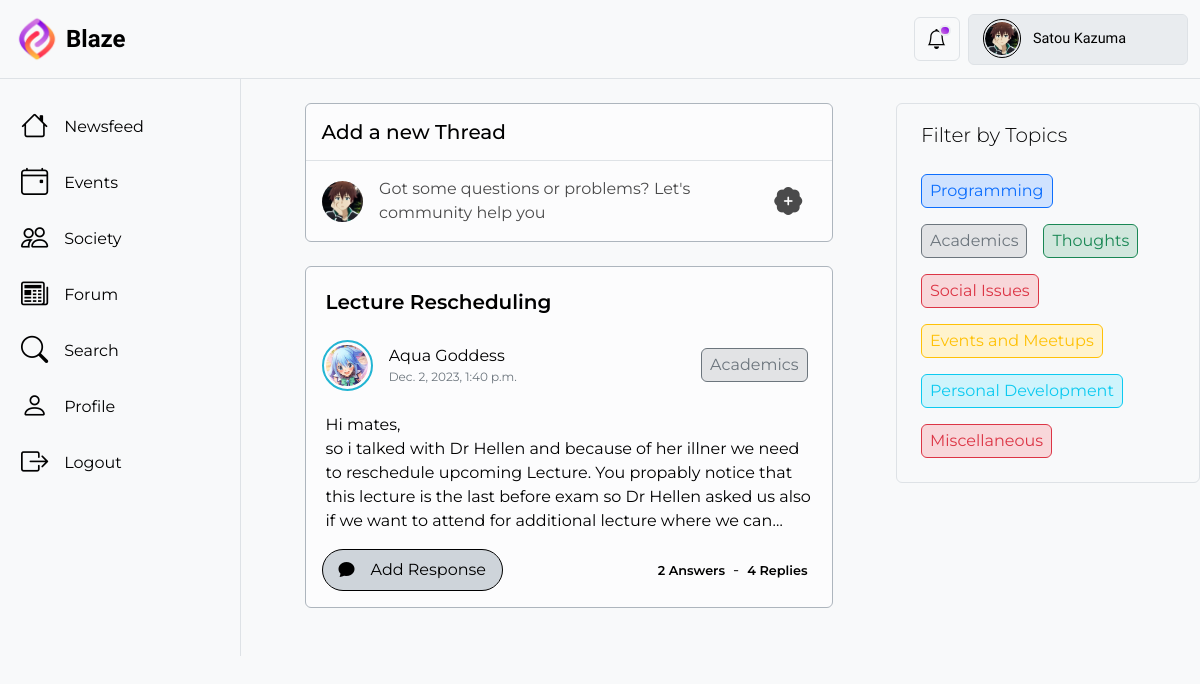
Page /forum/ (signed in) on the earlier database version.
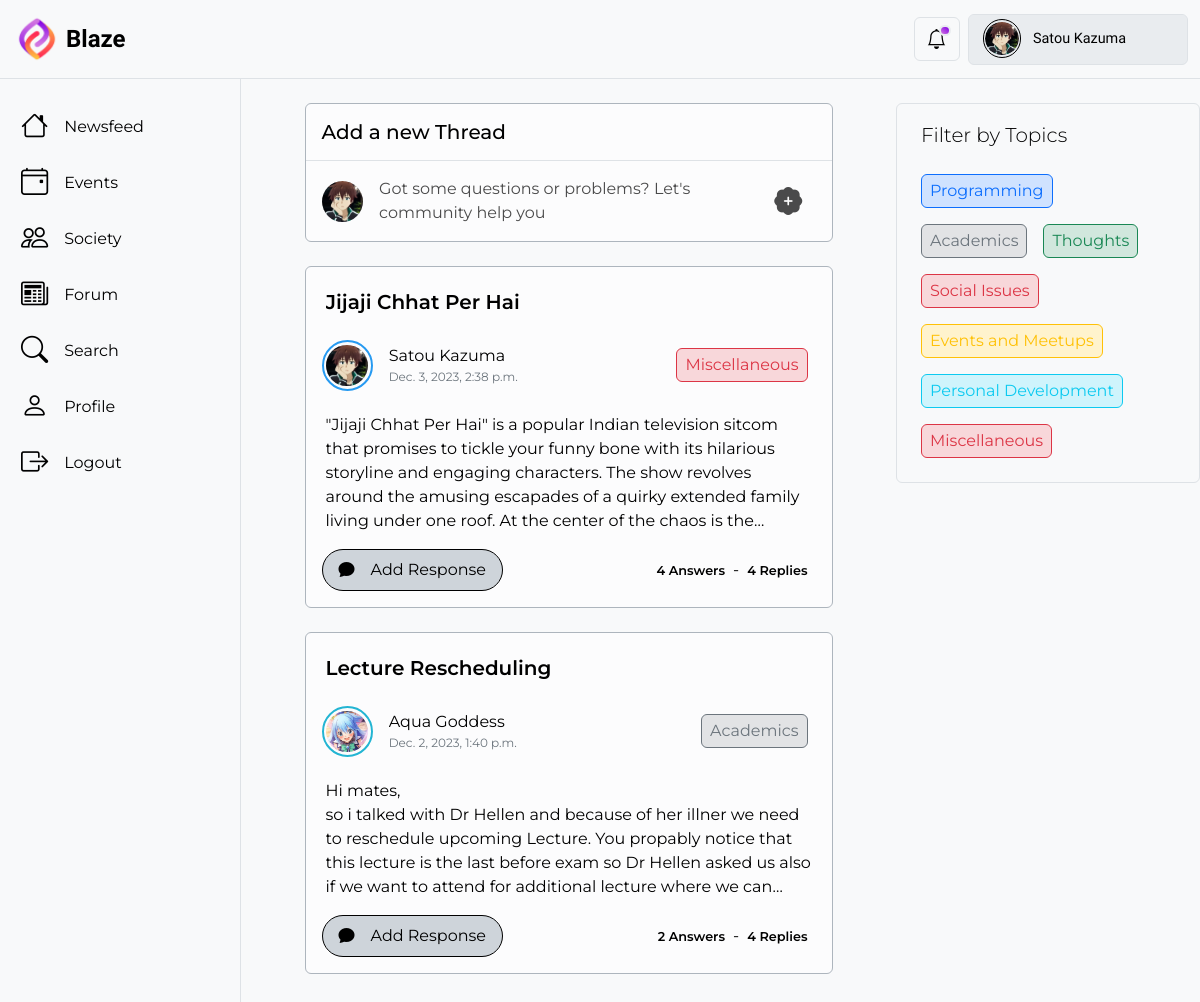
Same page on the later database version.
### BlazeApp/models.py (models this page shows, shortened)
class Question(models.Model):
    Category_Choices = [
        ("Programming", "Programming"),
        ("Academics", "Academics"),
        ("Thoughts", "Thoughts"),
        ("Social Issues", "Social Issues"),
        ("Events and Meetups", "Events and Meetups"),
        ("Personal Development", "Personal Development"),
        ("Miscellaneous", "Miscellaneous"),
    ]
    title = models.CharField(max_length=200, null=False, default="No Title")
    description = models.CharField(
        max_length=1500, null=False, default="No Description"
    )
    poster = models.ForeignKey(
        User, on_delete=models.CASCADE, related_name="questions", default=0
    )
    category = models.CharField(
        max_length=50, choices=Category_Choices, null=False, default="Miscellaneous"
    )
    timestamp = models.DateTimeField(auto_now=True, null=False)
    class Meta:
        verbose_name = "Question"
        verbose_name_plural = "Questions"
    @property
    def get_category_color_scheme(self):
        if self.category == "Programming":
            return "primary"
        elif self.category == "Academics":
            return "secondary"
        elif self.category == "Thoughts":
            return "success"
        elif self.category == "Social Issues":
            return "danger"
        elif self.category == "Events and Meetups":
            return "warning"
        elif self.category == "Personal Development":
            return "info"
        elif self.category == "Miscellaneous":
            return "danger"
        else:
            return "secondary"
    @property
    def answers_count(self):
        return self.answers.count
    @property
    def replies_count(self):
        count = 0
        for a in self.answers.all():
            count += a.replies.count()
        return count

class User(AbstractUser):
    profile_picture = models.ImageField(
        upload_to="profile_pics/",
        blank=True,
        null=True,
        default="profile_pics/Default_Profile_Picture.png",
        validators=[
            FileExtensionValidator(
                allowed_extensions=["jpg", "jpeg", "png"]
            ),  # Restrict allowed file extensions
            validate_profilePicture_size,  # Set a maximum file size limit (7 MB in this example)
        ],
    )
    follow = models.ManyToManyField(
        "self", symmetrical=False, related_name="followers", blank=True
    )
    class Meta:
        verbose_name = "User"
        verbose_name_plural = "Users"
    @property
    def is_student(self):
        return hasattr(self, "student")
    @property
    def get_user_type(self):
        user_type = ""
        if self.is_student:
            user_type = "student"
        elif self.is_faculty:
            user_type = "faculty"
        elif self.is_society:
            user_type = "society"
        return user_type
    @property
    def ring_color(self):
        if self.get_user_type == "student":
            current_year = timezone.now().year
            difference = int(current_year - int(self.student.batch)) % 10
            if difference == 0:
                return "#FFBF00"  # Super Saiyan
            elif difference == 1:
                return "#E32636"  # Super Saiyan God
            elif difference == 2:
                return "#23B5D3"  # Super Saiyan God Blue
            elif difference == 3:
                return "#279AF1"  # Super Saiyan God Dark Blue
            else:
                return "#F33A6A"  # Super Saiyan Rosé
        elif self.get_user_type == "faculty":
            return "#8A2BE2"
        elif self.get_user_type == "society":
            return "#00bd9d"
        else:
            return "#FFFFFF"

class Answer(models.Model):
    poster = models.ForeignKey(
        User, on_delete=models.CASCADE, related_name="answers", null=False, default=0
    )
    question = models.ForeignKey(
        Question,
        on_delete=models.CASCADE,
        related_name="answers",
        null=False,
        default=0,
    )
    content = models.CharField(
        max_length=500,
        help_text="Enter the content of your answer/reply (up to 500 characters).",
    )
    timestamp = models.DateTimeField(auto_now=True, null=False)
    class Meta:
        verbose_name = "Answer"
        verbose_name_plural = "Answers"

### BlazeApp/views.py (the view)
def forum(request):
    questions = Question.objects.annotate(total_answers=Count('answers'), total_replies=Count('answers__replies')).order_by('-total_answers', '-total_replies')
    content = {"questions": questions}
    return render(request, "BlazeApp/forum.html", content)

### BlazeApp/templates/BlazeApp/forum.html (shortened to what the changed rows need)
{% extends 'BlazeApp/base.html' %}
{% load static %}
{% block ExtraHeaders %}
  <link rel="stylesheet" href="{% static 'BlazeApp/base2.css' %}" />
{% endblock %}
{% block content %}
  <div class="content-d border border-top-0 border-bottom-0 border-end-0 col py-4 px-3" style="height: max-content; ">
    <div class="dd1 mx-auto">
      {% if questions %}
        {% for question in questions %}
          <div class="post-d bg-light-subtle mb-4 p-3 border border-dark-subtle rounded text-body-emphasis" data-qid="{{ question.pk }}" style="height: max-content;">
            <div class="text-body-emphasis fw-semibold lead mx-1 mt-1 mb-3 text-break text-truncate">{{ question.title }}</div>
            <div class="d-flex mb-3" style="height: 4rem;">
              <div class="d-flex align-items-center col text-body-emphasis user-select-none">
                <a href="{% url 'BlazeApp:profile' question.poster.pk %}" class="me-3 my-1">
                  <div class="d-flex justify-content-center align-items-center" style="border: 2px solid black; border-radius: 50%; padding: 2px; border-color: {{ question.poster.ring_color }}!important; width:3.2rem; height:3.2rem">
                    <div class="post-d-profile-pic">
                      <img src="{{ question.poster.profile_picture.url }}" class="img-fluid" alt="poster profile picture" />
                    </div>
                  </div>
                </a>
                <div>
                  <a href="{% url 'BlazeApp:profile' question.poster.pk %}"><div class="text-body-emphasis text-truncate">{{ question.poster.first_name }} {{ question.poster.last_name }}</div></a>
                  <div class="post-d-timestamp text-secondary">{{ question.timestamp }}</div>
                </div>
              </div>
              <div class="d-flex justify-content-end align-items-center user-select-none">
                {% with color_scheme=question.get_category_color_scheme %}
                  <div class="border border-{{ color_scheme }} bg-{{ color_scheme }}-subtle text-{{ color_scheme }} mx-2 px-2 py-1 rounded-2" style="width: max-content;">{{ question.category }}</div>
                {% endwith %}
              </div>
            </div>
            <div id="f-content" class="text-body-emphasis fs-6 m-1 user-select-none">{{ question.description|linebreaks }}</div>
            <div class="d-flex justify-content-between align-items-center mt-3 user-select-none" style="height: max-content;">
              <a href="{% url 'BlazeApp:view_thread' question.pk %}">
                <div class="d-flex border rounded-5 px-3 py-2 bg-dark-subtle" style="--bs-border-color: var(--bs-emphasis-color); --bs-bg-hover-color:var(--bs-gray-500);height: max-content; width: max-content;">
                  <div class="text-body-emphasis">
                    <i class="bi bi-chat-fill me-3"></i>
                  </div>
                  <div class="text-body-emphasis fs-6">Add Response</div>
                </div>
              </a>
              <div class="d-flex justify-content-end align-items-center">
                <div class="fw-semibold p-2" style="font-size: 0.8rem;">
                  <span>{{ question.answers_count }}</span>
                  {% if question.answers_count == 1 %}
                    <span>Answer</span>
                  {% else %}
                    <span>Answers</span>
                  {% endif %}
                </div>-<div class="fw-semibold p-2" style="font-size: 0.8rem;">
                  <span>{{ question.replies_count }}</span>
                  {% if question.replies_count == 1 %}
                    <span>Reply</span>
                  {% else %}
                    <span>Replies</span>
                  {% endif %}
                </div>
              </div>
            </div>
          </div>
        {% endfor %}
      {% endif %}
    </div>
  </div>
{% endblock %}

Differences in the rows shown:
added Question: title "Jijaji Chhat Per Hai", poster.profile_picture (picture), poster.first_name "Satou", poster.last_name "Kazuma", timestamp "Dec. 3, 2023, 2:38 p.m.", category "Miscellaneous", description "\"Jijaji Chhat Per Hai\" is a popular Indian television sitcom that promises to tickle your funny bone with its hilarious storyline and engaging characters. The show revolves around the amusing escapades of a quirky extended family living under one roof. At the center of the chaos is…", answers_count "4", shows "Answers", replies_count "4", shows "Replies"
